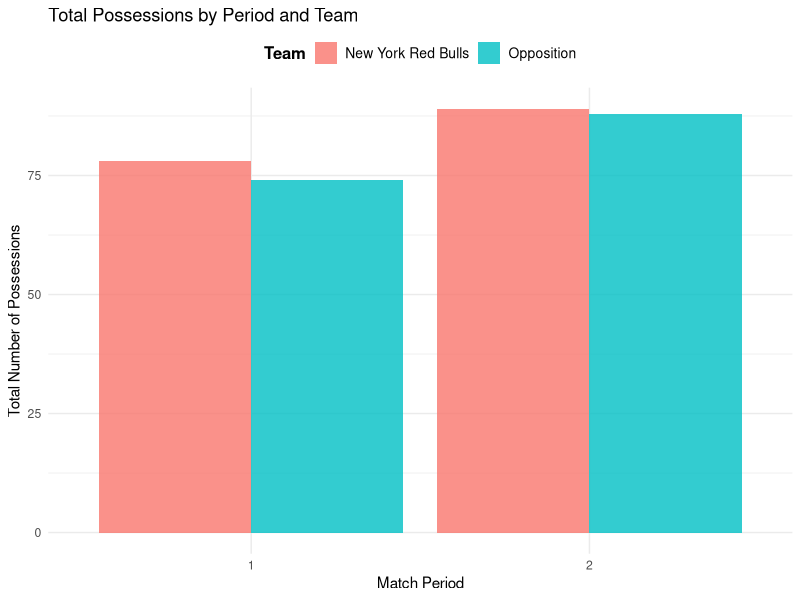
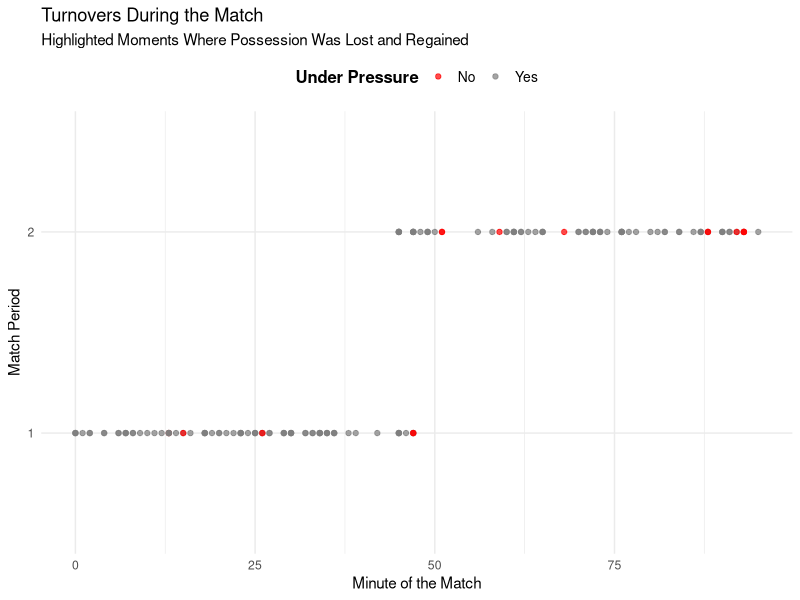
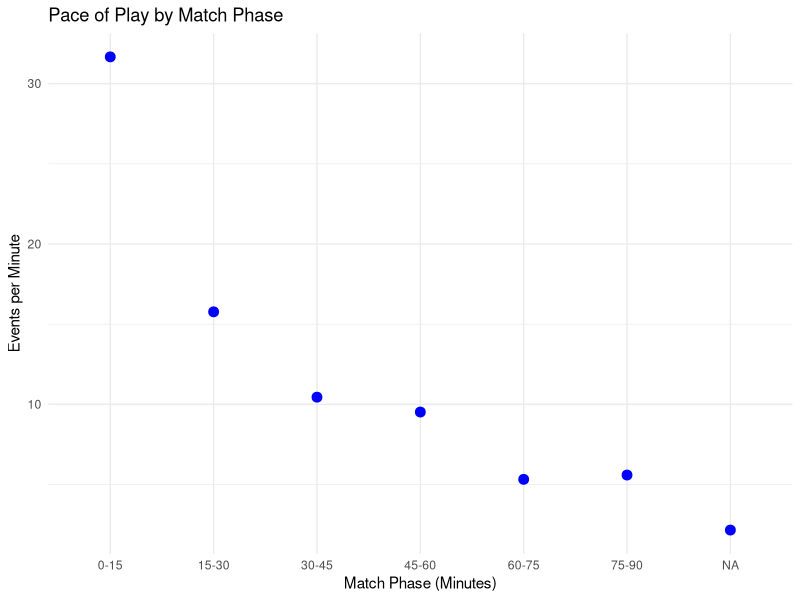
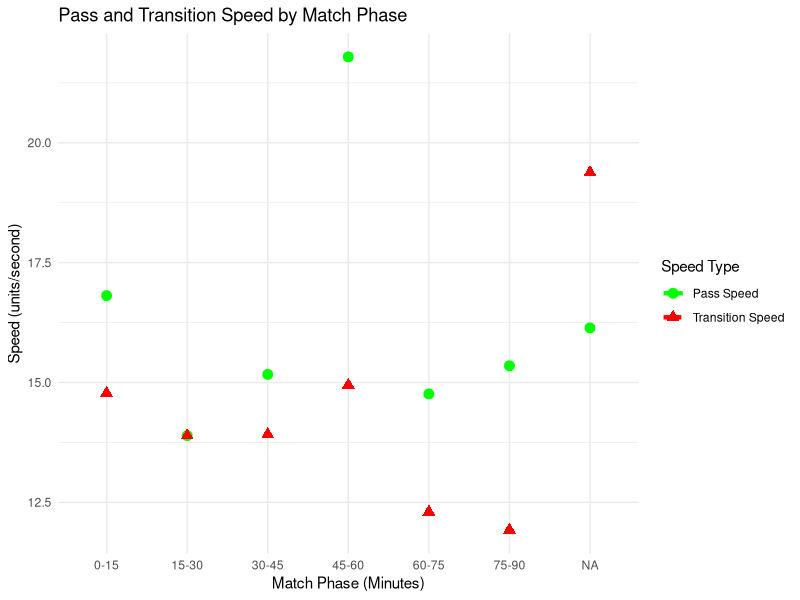
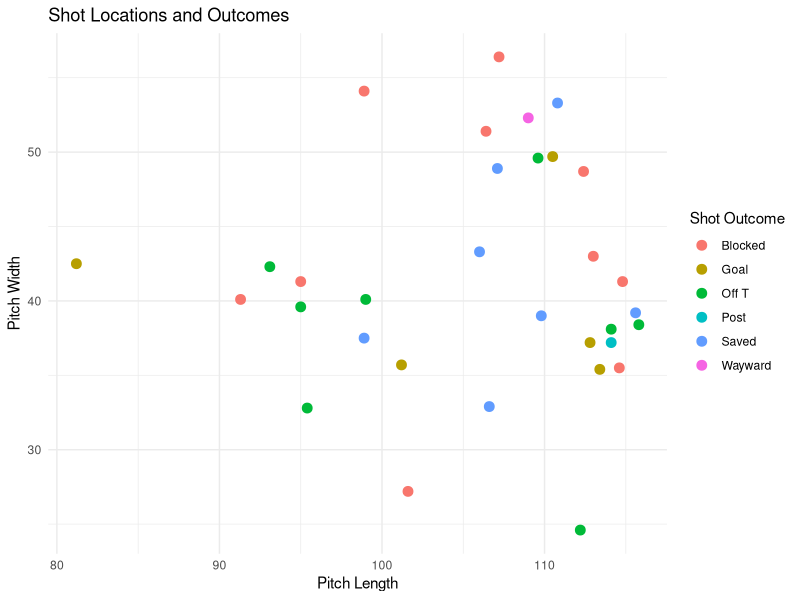
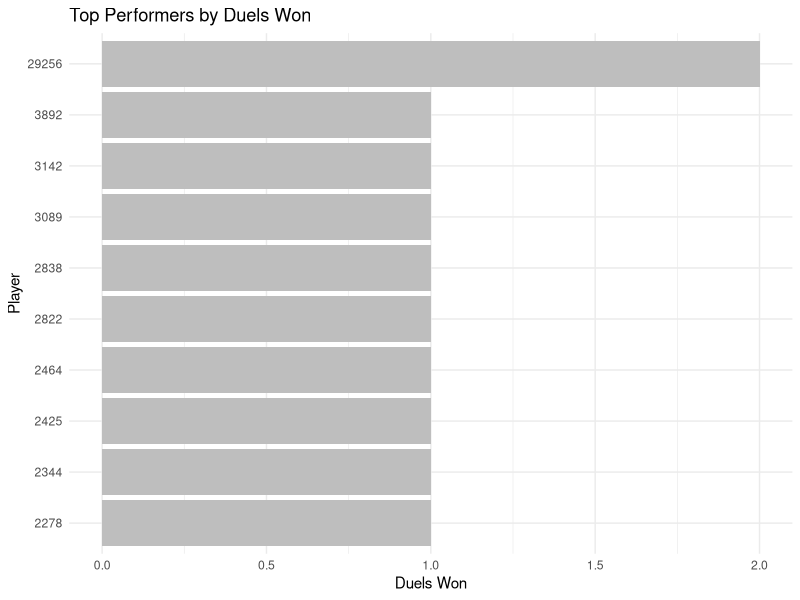
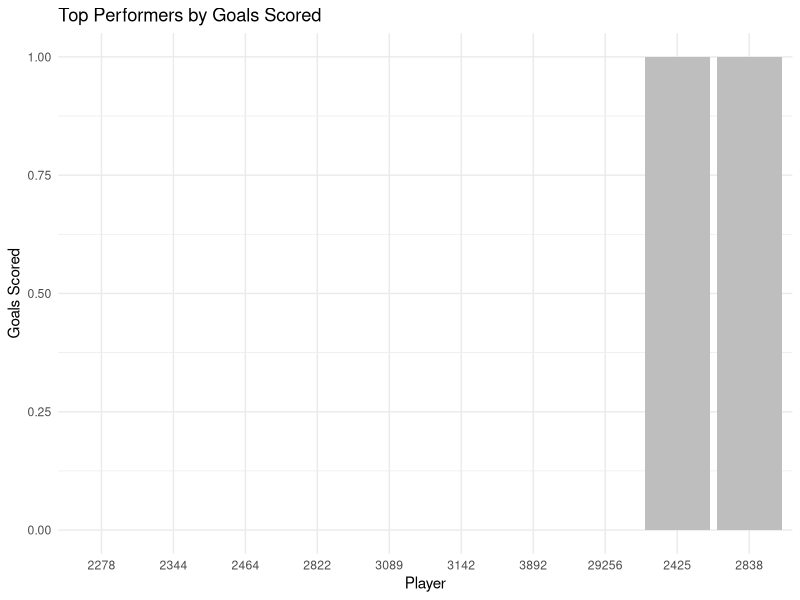

Write the R code that produced these figures, in order.

# Please complete the following test using the data provided and summarize your thoughts in a Powerpoint Presentation.
# Please attach all code used to creating anything included in your final summary. 

# Question  ###############################################################################################################################################################

# Using the raw match data, tell the 'story of the game', incorporating information on each phase of the game and paying special attention to the Red Bull style of play.

# Library Statements  ###############################################################################################################################################################

library(tidyverse)
library(readr)

# Read in Data  ###############################################################################################################################################################

match_data = read_csv("match_events_for_test.csv")

# Your Code Goes Below!  ###############################################################################################################################################################
# Load the CSV file
match_data <- read.csv("match_events_for_test.csv")

# Explore the data structure
str(match_data)
summary(match_data)


# Segment the game into 15-minute phases
match_data <- match_data %>%
  mutate(match_phase = cut(minute, breaks = seq(0, 90, by = 15), labels = paste(seq(0, 75, by = 15), seq(15, 90, by = 15), sep = "-")))


#FOR VISUAL 1:

#creating the possession summary as we group by period and team
possession_summary <- match_data %>%
  group_by(period, team) %>%
  summarise(total_possessions = n_distinct(possession))

#plotting the total possession summary by team and match period
ggplot(possession_summary, aes(x = as.factor(period), y = total_possessions, fill = team)) +
  geom_bar(stat = "identity", position = "dodge", alpha = 0.8) +
  labs(title = "Total Possessions by Period and Team",
       x = "Match Period",
       y = "Total Number of Possessions",
       fill = "Team") +
  theme_minimal() +
  theme(legend.position = "top",
        legend.title = element_text(size = 12, face = "bold"),
        legend.text = element_text(size = 10))

#FOR VISUALS 2:

turnovers <- match_data %>%
  arrange(period, minute, second) %>%
  mutate(previous_team = lag(team),
         previous_possession = lag(possession)) %>%
  filter(!is.na(previous_team) & previous_team != team & previous_possession != possession)

turnovers_under_pressure <- turnovers %>%
  filter(under_pressure == TRUE)

ggplot(turnovers, aes(x = minute, y = as.factor(period), color = under_pressure)) +
  geom_point(alpha = 0.7) +
  labs(title = "Turnovers During the Match",
       subtitle = "Highlighted Moments Where Possession Was Lost and Regained",
       x = "Minute of the Match",
       y = "Match Period",
       color = "Under Pressure",
       size = "Turnover") +
  scale_color_manual(values = c("red", "blue"),
                     labels = c("No", "Yes"),
                     name = "Under Pressure") +
  theme_minimal() +
  theme(legend.position = "top",
        legend.title = element_text(size = 12, face = "bold"),
        legend.text = element_text(size = 10))


#FOR VISUAL 3:

# Assess Pace of Play
# Calculate the number of events per minute in each match phase to estimate the tempo
pace_of_play <- match_data %>%
  group_by(match_phase) %>%
  summarize(events_per_minute = n() / max(minute))

# Plot Pace of Play
ggplot(pace_of_play, aes(x = match_phase, y = events_per_minute)) +
  geom_line(color = "blue", size = 1.5) +
  geom_point(color = "blue", size = 3) +
  labs(title = "Pace of Play by Match Phase",
       x = "Match Phase (Minutes)",
       y = "Events per Minute") +
  theme_minimal()

#FOR VISUAL 4: 

# Plotting Pass Speed and Transition Speed
# Analyze Pass Speed and Transition Speed
# Calculate pass speed (distance/time) and transition speed (total distance/time) for each pass event
match_data <- match_data %>%
  mutate(pass_length,
         pass_duration = duration,
         pass_speed = pass_length / pass_duration,
         is_transition = ifelse(event_type == "Pass" & (pattern == "From Counter" | pattern == "From Goal Kick"), TRUE, FALSE),
         transition_speed = ifelse(is_transition, pass_speed, NA))

# Calculating average pass speed and transition speed by match phase
pass_speed_analysis <- match_data %>%
  group_by(match_phase) %>%
  summarize(avg_pass_speed = mean(pass_speed, na.rm = TRUE),
            avg_transition_speed = mean(transition_speed, na.rm = TRUE))



ggplot(pass_speed_analysis, aes(x = match_phase)) +
  geom_line(aes(y = avg_pass_speed, color = "Pass Speed"), size = 1.5) +
  geom_line(aes(y = avg_transition_speed, color = "Transition Speed"), size = 1.5, linetype = "dashed") +
  geom_point(aes(y = avg_pass_speed, color = "Pass Speed"), size = 3) +
  geom_point(aes(y = avg_transition_speed, color = "Transition Speed"), size = 3, shape = 17) +
  scale_color_manual(values = c("Pass Speed" = "green", "Transition Speed" = "red")) +
  labs(title = "Pass and Transition Speed by Match Phase",
       x = "Match Phase (Minutes)",
       y = "Speed (units/second)",
       color = "Speed Type") +
  theme_minimal()



# FOR VISUAL 5: SHOT LOCATIONS AND OUTCOMES

ggplot(match_data %>% filter(event_type == "Shot"), aes(x = location_x, y = location_y, color = shot_outcome_name)) +
  geom_point(size = 3) +
  labs(title = "Shot Locations and Outcomes",
       x = "Pitch Length",
       y = "Pitch Width",
       color = "Shot Outcome") +
  theme_minimal()


# FOR VISUAL 6:

# Individual Player Analysis

# Summarize key contributions by player
player_contributions <- match_data %>%
  group_by(db_player_id) %>%
  summarize(
    duels_won = sum(event_type == "Duel" & duel_outcome_name == "Won", na.rm = TRUE),
    goals_scored = sum(event_type == "Shot" & shot_outcome_name == "Goal", na.rm = TRUE)
  )

# Display top performers
top_performers <- player_contributions %>%
  arrange(desc(duels_won)) %>%
  head(10)

print("Top Performers:")
print(top_performers)

ggplot(top_performers, aes(x = reorder(db_player_id, duels_won), y = duels_won)) +
  geom_bar(stat = "identity", fill = "grey") +
  coord_flip() +
  labs(title = "Top Performers by Duels Won",
       x = "Player",
       y = "Duels Won") +
  theme_minimal()

ggplot(top_performers, aes(x = reorder(db_player_id, goals_scored), y = goals_scored)) +
  geom_bar(stat = "identity", fill = "grey") +
  labs(title = "Top Performers by Goals Scored",
       x = "Player",
       y = "Goals Scored") +
  theme_minimal()
